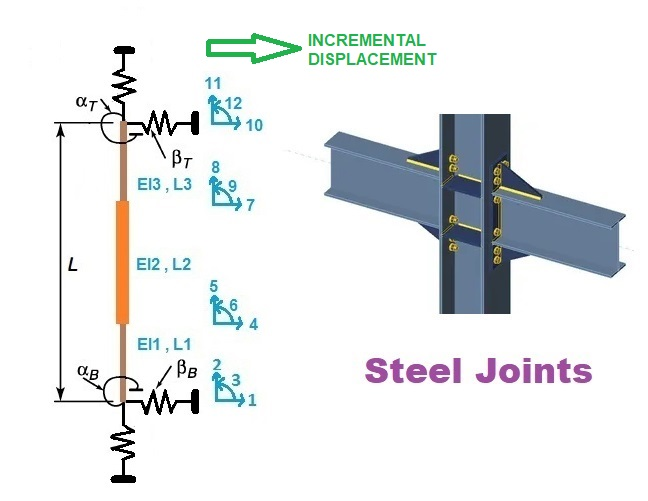

This figure's Python source:
#          #####################################################################################
#          #                                  IN THE NAME OF ALLAH                             #
#          #      PUSHOVER ANALYSIS OF STEEL COLUMNS WITH AXIAL AND ROTATIONAL SPRINGS         #
#          #                         FOR MODELING BEAM COLUMN JOINTS                           #
#          #-----------------------------------------------------------------------------------#
#          #              THIS PROGRAM WRITTEN BY SALAR DELAVAR GHASHGHAEI (QASHQAI)           #
#          #                       EMAIL: salar.d.ghashghaei@gmail.com                         #
#          #####################################################################################
#%%-------------------------------------------------------------
# PAPER: Study on Structural Behaviour of Fully Bolted Beam Column Joints in Modular Steel Buildings
'https://link.springer.com/chapter/10.1007/978-3-031-12011-4_63'
# MASTER THESIS: MODELING OF INTERIOR BEAM-COLUMN JOINTS FOR NONLINEAR ANALYSIS OF REINFORCED CONCRETE FRAMES
'https://tspace.library.utoronto.ca/bitstream/1807/75836/3/Pan_Zhangcheng_201611_MAS_thesis.pdf'
# YOUTUBE: Beam column joint modelling in ABAQUS
'https://www.youtube.com/watch?v=j33VlhZ9oZo'
# YOUTUBE: ABAQUS Tutorial, Reinforced Concrete Beam-Column Joint Modeling, Analysis and behavior
'https://www.youtube.com/watch?v=AfeYRbJQfzw'
#%%-------------------------------------------------------------
# Load the image
def PLOT_IMAGE(image):
    import matplotlib.pyplot as plt
    import matplotlib.image as mpimg
    image = mpimg.imread(image_path)

    # Display the image
    plt.figure(figsize=(12, 8))
    plt.imshow(image)
    plt.axis('off')  # Hide axes
    plt.show()
    
image_path = 'STEEL_COLUMN_JOINTS.jpg'       
PLOT_IMAGE(image_path)
#%%-------------------------------------------------------------

"""
When OK equals -1, it generally indicates that the command or operation was not executed
because it was already in progress or had already been completed. This can happen if you
try to run a command that is already running or has been completed in a previous step.

When OK equals -2, it typically indicates that the command or operation was not executed
because it was not recognized or not implemented. This could mean that the command
is either misspelled, not available in the current version of OpenSees, or not applicable to the current context.

When OK equals -3, it typically means that the command or operation failed.
This could be due to various reasons, such as incorrect input parameters,
syntax errors, or issues with the model setup.
"""
def ANALYSIS(OK, INCREMENT, TOLERANCE, MAX_ITERAIONS):
    import openseespy.opensees as op
    test = {1:'NormDispIncr', 2: 'RelativeEnergyIncr', 4: 'RelativeNormUnbalance',5: 'RelativeNormDispIncr', 6: 'NormUnbalance'}
    algorithm = {1:'KrylovNewton', 2: 'SecantNewton' , 4: 'RaphsonNewton',5: 'PeriodicNewton', 6: 'BFGS', 7: 'Broyden', 8: 'NewtonLineSearch'}

    for i in test:
        for j in algorithm:
            if OK != 0:
                if j < 4:
                    op.algorithm(algorithm[j], '-initial')

                else:
                    op.algorithm(algorithm[j])

                op.test(test[i], TOLERANCE, MAX_ITERAIONS) 
                OK = op.analyze(INCREMENT)                            
                print(test[i], algorithm[j], OK)             
                if OK == 0:
                    break
            else:
                continue
#%%-------------------------------------------------------------
import openseespy.opensees as ops
import numpy as np
import matplotlib.pyplot as plt

COL = 3000        # [mm] Column Length
PX = -1.0         # [N] HORIZENTAL FORCE - DOF[10]
PY = -5.0         # [N] VERTICAL FORCE - DOF[11]
MZ = 0.0          # [N.mm] MOMENT FORCE - DOF[12]
max_disp = 550.5  # [mm] MAXIMUM DISPLCEMENT - DOF[12]
disp_incr = 0.01  # [mm] EACH DISPLCEMENT INCREMENT - DOF[12]

# Define Analysis Properties
MAX_ITERATIONS = 20000     # Convergence iteration for test
MAX_TOLERANCE = 1.0e-10    # Convergence tolerance for test

# Create nodes
num_nodes = 4
node_coords = [(0, 0), (0, COL/3), (0, 2 * (COL/3)), (0, COL)]  # [mm] Column coordinates

# Define the model
ops.wipe()
ops.model('basic', '-ndm', 2, '-ndf', 3)

# Structure Coordinate 
for i, coord in enumerate(node_coords):
    ops.node(i + 1, *coord)

# Fix the base node
ops.fix(1, 0, 1, 0) # Constraint DOF[1,2,3]

# Springs Coordinate 
ops.node(100, 0.0, 0.0)
ops.node(400, 0.0, COL)

# Fix the base Springs node
ops.fix(100, 1, 1, 1) # Springs Constraint DOF[1,2,3]
ops.fix(400, 1, 1, 1) # Springs Constraint DOF[10,11,12]

# Define material and section properties
Es = 210e3        # [N/mm^2] Young's modulus 
fy = 355          # [N/mm^2] Yield strength
ey = fy/Es        # [mm/mm] Steel Yield Strain
fu = 1.1818*fy    # [N/mm²] Steel Ultimate Strength
esu = ey*75.2     # [mm/mm] Steel Ultimate Strain
Esh = (fu - fy)/(esu - ey)
b = 0.01     # Strain hardening ratio
R0 = 17.0				# control the transition from elastic to plastic branches
cR1 = 0.925				# control the transition from elastic to plastic branches
cR2 = 0.15				# control the transition from elastic to plastic branches

# Define fiber section for nonlinear behavior using I-section
#ops.uniaxialMaterial('Steel01', 1, fy, Es, b)
ops.uniaxialMaterial('Steel02', 1, fy, Es, b, R0,  cR1, cR2)
ops.section('Fiber', 1)
web_thickness = 10  # [mm] Web thickness of the I-section
flange_width = 100  # [mm] Flange width of the I-section
flange_thickness = 20  # [mm] Flange thickness of the I-section
d = 300  # [mm] Total depth of the I-section
plate_thickness = 5  # [mm] Thickness of additional plates

# Define the fibers for the I-section
#           $matTag $numSubdivY $numSubdivZ $yI $zI $yJ $zJ
ops.patch('rect', 1, 20, 3, -flange_width / 2, d / 2, flange_width / 2, d / 2 - flange_thickness); # TOP FLANGE
ops.patch('rect', 1, 20, 3, -web_thickness / 2, d / 2 - flange_thickness, web_thickness / 2, -d / 2 + flange_thickness); # WEB
ops.patch('rect', 1, 20, 3, -flange_width / 2, -d / 2 + flange_thickness, flange_width / 2, -d / 2); # BOTTOM FLANGE
# Additional plates on top and bottom
ops.patch('rect', 1, 20, 3, -flange_width / 2, d / 2 + plate_thickness, flange_width / 2, d / 2)# TOP PLATE ON FLANGE
ops.patch('rect', 1, 20, 3, -flange_width / 2, -d / 2, flange_width / 2, -d / 2 - plate_thickness)# BOTTOM PLATE ON FLANGE
# Additional plates on left and right web
ops.patch('rect', 1, 20, 3, -flange_width / 2 - plate_thickness, d / 2 - flange_thickness, -flange_width / 2, -d / 2 + flange_thickness) # LEFT PLATE ON WEB
ops.patch('rect', 1, 20, 3, flange_width / 2, d / 2 - flange_thickness, flange_width / 2 + plate_thickness, -d / 2 + flange_thickness) # RIGHT PLATE ON WEB

# Define geometric transformation
ops.geomTransf('Linear', 1)
# ALL COLUMN HAS ONE SECTION AND 12 DEGREES OF FREEDOM
# Define elements as nonlinear beam-column elements
for i in range(num_nodes - 1):
#                                    $eleTag $iNode $jNode $numIntgrPts $secTag $transfTag    
    ops.element('nonlinearBeamColumn', i + 1, i + 1, i + 2, 5, 1, 1)

# Define nonlinear springs
# ALPHA: AXIAL SPRING 
# BETA: ROTATIONAL SPRING 
#ops.uniaxialMaterial('Steel01', 2, fy, Es, b)
#ops.uniaxialMaterial('Steel02', 2, fy, Es, b, R0,  cR1, cR2)
pinchX = 0.8   # Pinching factor in X direction
pinchY = 0.5   # Pinching factor in Y direction
damage1 = 0.0  # Damage due to ductility
damage2 = 0.0  # Damage due to energy
beta = 0.1     # Stiffness degradation parameter
ops.uniaxialMaterial('Hysteretic', 2, fy, ey, fu, esu, 0.2*fu, 1.1*esu, -fy, -ey, -fu, -0.5*esu, -0.2*fu, -1.1*esu, pinchX, pinchY, damage1, damage2, beta)
# INFO LINK: https://opensees.berkeley.edu/wiki/index.php/Hysteretic_Material
#                   $eleTag $iNode $jNode -mat $matTag -dir $dir
ops.element('zeroLength', 4, 100, 1, '-mat', 2, '-dir', 1)  # DOF [1]
ops.element('zeroLength', 5, 100, 1, '-mat', 2, '-dir', 2)  # DOF [2]
ops.element('zeroLength', 6, 100, 1, '-mat', 2, '-dir', 3)  # DOF [3]
ops.element('zeroLength', 7, 400, 4, '-mat', 2, '-dir', 10) # DOF [10]
ops.element('zeroLength', 8, 400, 4, '-mat', 2, '-dir', 11) # DOF [11]
ops.element('zeroLength', 9, 400, 4, '-mat', 2, '-dir', 12) # DOF [12]

# Define load pattern for pushover analysis
ops.timeSeries('Linear', 1)
ops.pattern('Plain', 1, 1)
ops.load(num_nodes, PX, PY, MZ)  # [N] Load at the top node (node 4)

# Define analysis parameters
ops.system('BandGeneral')
ops.numberer('RCM')
ops.constraints('Plain')
ops.test('NormUnbalance', MAX_TOLERANCE, MAX_ITERATIONS)
ops.algorithm('Newton')
ops.integrator('DisplacementControl', num_nodes, 1, disp_incr)
ops.analysis('Static')

# Perform pushover analysis
n_steps = int(max_disp / disp_incr)
displacements_x = []
displacements_y = []
drift = []
rotations = []
base_axials = []
base_shears = []
base_moments = []

for step in range(n_steps):
    OK = ops.analyze(1)
    ANALYSIS(OK, 1, MAX_TOLERANCE, MAX_ITERATIONS)
    disp_x = ops.nodeDisp(num_nodes, 1)
    drift_x = ((disp_x - ops.nodeDisp(1, 1)) / COL) * 100
    disp_y = ops.nodeDisp(num_nodes, 2)
    rotat = ops.nodeDisp(num_nodes, 3)
    axial_V_force = ops.eleResponse(1, 'force')[0] # SHEAR - Axial force in the zeroLength spring DOF (1)
    axial_A_force = ops.eleResponse(1, 'force')[1] # AXIAL - Axial force in the zeroLength spring DOF (2)
    axial_M_force = ops.eleResponse(1, 'force')[2] # MOMENT - Axial force in the zeroLength spring DOF (3)
    displacements_x.append(np.abs(disp_x))
    displacements_y.append(np.abs(disp_y))
    drift.append(np.abs(drift_x))
    rotations.append(np.abs(rotat))
    base_shears.append(np.abs(axial_V_force))
    base_axials.append(np.abs(axial_A_force))
    base_moments.append(np.abs(axial_M_force))

print('Analysis Done.')
#ops.wipe()    


#%%-------------------------------------------------------------
# Plot results
plt.figure(1, figsize=(10, 6))
plt.plot(displacements_y, base_axials, color='blue')
plt.xlabel('Displacement (mm) DOF[11]')
plt.ylabel('Base Axial Force (N) DOF[2]')
plt.title('Bottom Base-Axial Force & Top Displacement Absolute Data Diagram')
plt.grid(True)
plt.show()
#%%-------------------------------------------------------------
plt.figure(2 ,figsize=(10, 6))
plt.plot(displacements_x, base_shears, color='blue')
plt.xlabel('Displacement (mm) DOF[10]')
plt.ylabel('Base Shear (N) DOF[1]')
plt.title('Bottom Base-Shear & Top Displacement Absolute Data Diagram')
plt.grid(True)
plt.show()
#%%-------------------------------------------------------------
plt.figure(3 ,figsize=(10, 6))
plt.plot(rotations, base_moments, color='blue')
plt.xlabel('Rotation (Rad) DOF[12]')
plt.ylabel('Base Moment (N.mm) DOF[3]')
plt.title('Bottom Base-Moment & Bottom Rotation Absolute Data Diagram')
plt.grid(True)
plt.show()
#%%-------------------------------------------------------------
plt.figure(4 ,figsize=(10, 6))
plt.plot(drift, base_shears, color='blue')
plt.xlabel('Drift (%)')
plt.ylabel('Base Shear (N) DOF[1]')
plt.title('Bottom Base-Shear & Drift Absolute Data Diagram')
plt.grid(True)
plt.show()
#%%-------------------------------------------------------------
